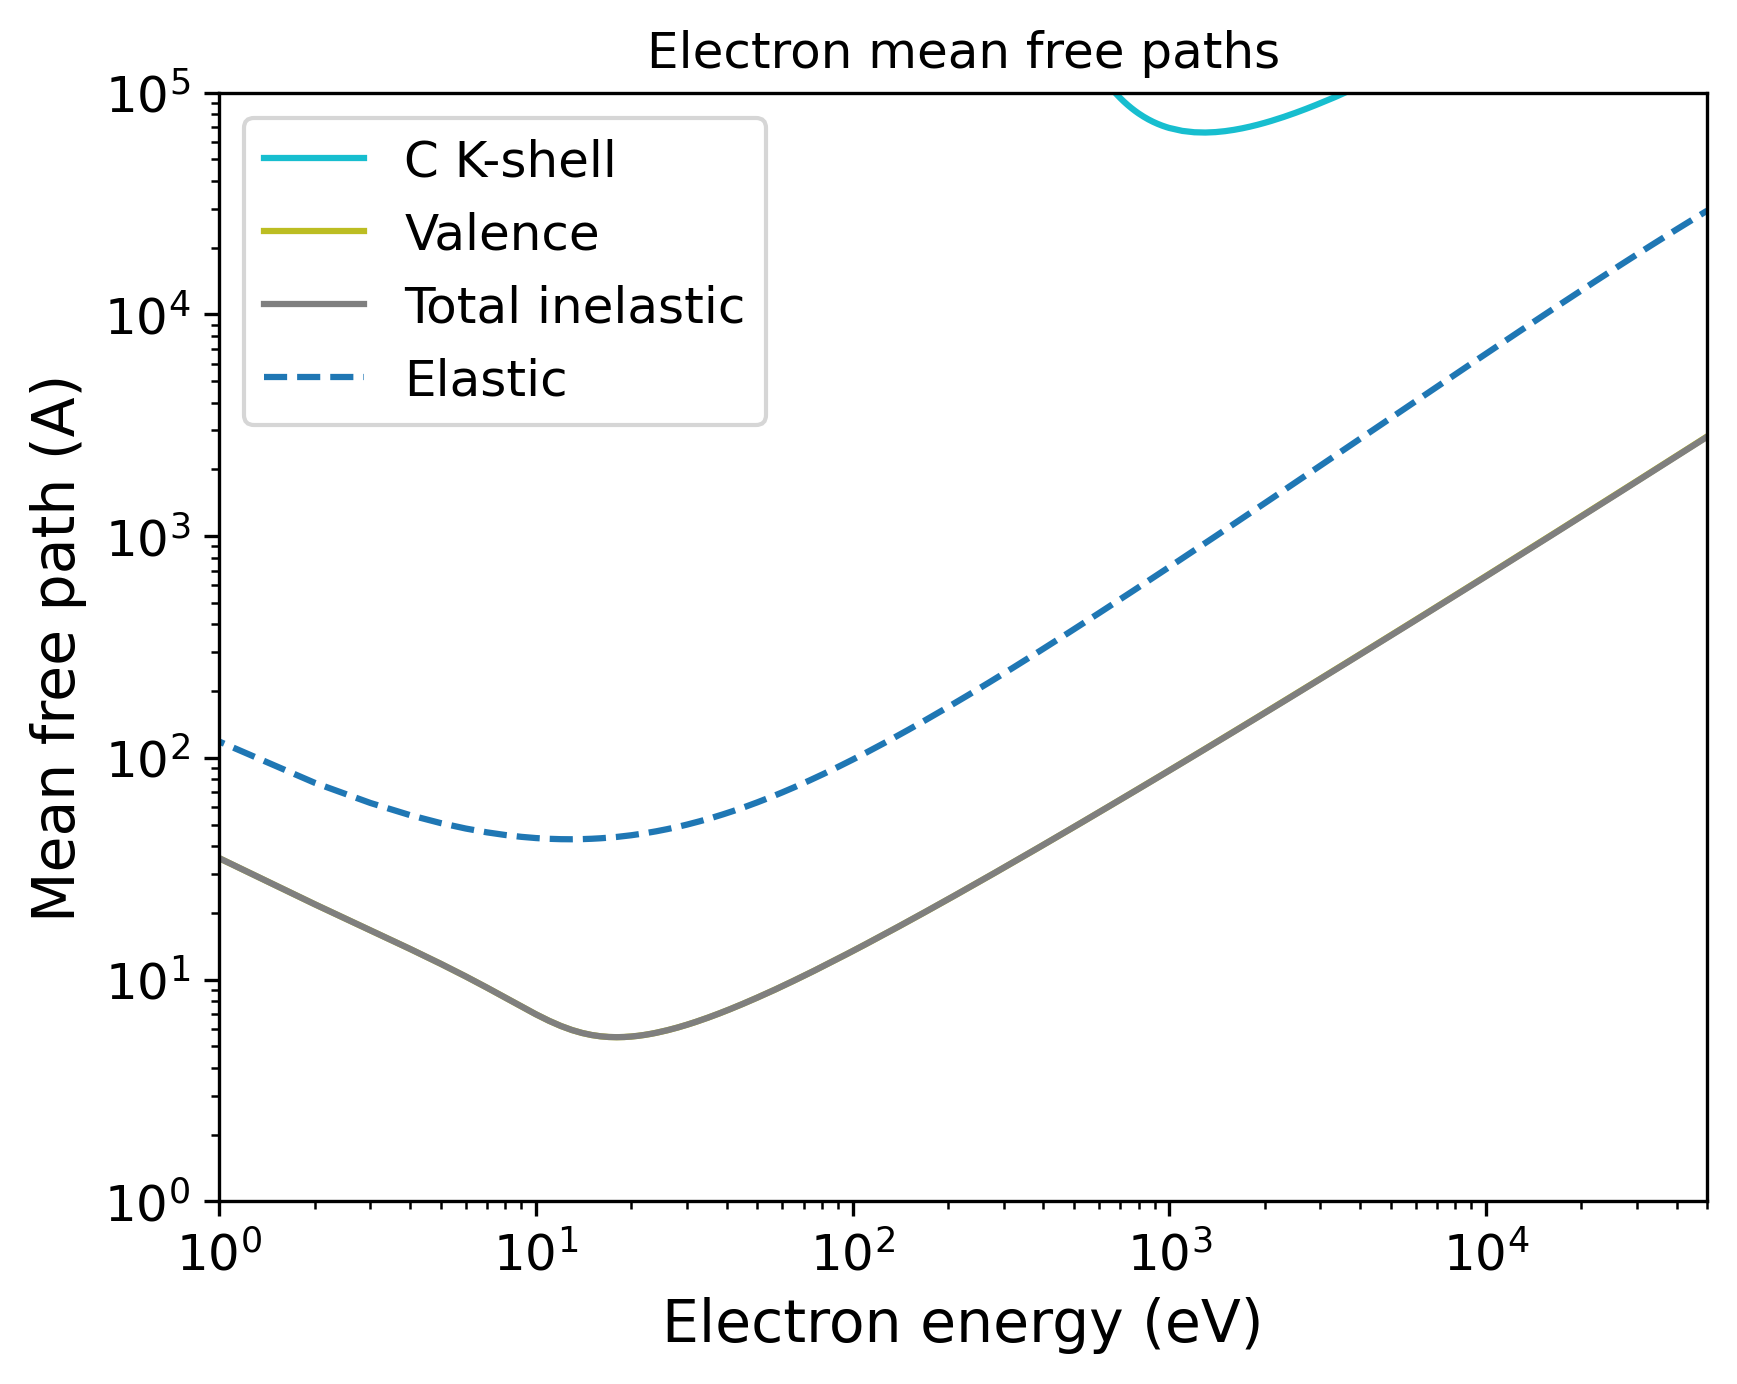

Python code for this plot:
import pandas as pd
import numpy as np
import matplotlib.pyplot as plt
import matplotlib.cm as cm
# Set the format:
plt.xlabel("Electron energy (eV)", fontsize=14)
plt.ylabel("Mean free path (A)", fontsize=14)
plt.xticks(fontsize=12)
plt.yticks(fontsize=12)
plt.grid(False)
# Set the axes:
# Read the output file:
df = pd.read_csv(r"OUTPUT_C_layer_Electron_IMFP.dat", sep=r'\s+', header=None, comment="#", skipinitialspace=True)
plt.xscale("log")
plt.yscale("log")
# Prepare the plot:
columns_to_plot = [ 1, 2, 3]
labels = [ "C K-shell", "Valence", "Total inelastic"]
# Create N distinct colors from a colormap
N = len(columns_to_plot)
colors = plt.cm.tab10(np.linspace(1, 0, 10))
# Set line styles:
linestyles = [ "-", "-", "-"]
for i, col in enumerate(columns_to_plot):
    color = colors[i % len(colors)]
    ls    = linestyles[i % len(linestyles)]
    label = labels[i % len(labels)]
    plt.plot(df.iloc[:, 0], df.iloc[:, col],
    color=color,
    label=label,
    linestyle=ls)
# Add a curve from the second file
df2 = pd.read_csv(r"OUTPUT_C_layer_Electron_EMFP.dat", sep=r'\s+', header=None, comment="#", skipinitialspace=True)
columns_to_plot2 = [ 2]
labels2 = [ "Elastic"]
# Create second part of the plot:
for col, label in zip(columns_to_plot2, labels2):
    plt.plot(df2.iloc[:, 0], df2.iloc[:, col], label=label, linestyle="--")
plt.xlim(1.00000000,50000.00000000)
plt.ylim(1.00000000,100000.00000000)
plt.title("Electron mean free paths")
plt.legend(loc="best", fontsize=12)
# Save the plot in this format:
plt.savefig("OUTPUT_MFP_electron.png", dpi=300, bbox_inches="tight")
